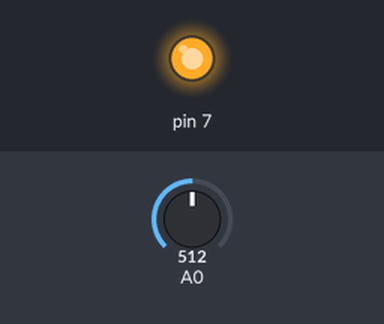
Recording of a sketch running on a simulated Arduino Uno, built with avr-gcc and run on an emulated ATmega328P. Parts: output pins drawn as LEDs (lit = HIGH). Inputs (shaded band) come from the test bench; at power-on: A0 = 512.

Above: at 1.2 s.
1.3 s: A0 set to 139
2.8 s: A0 set to 114
At 4.0 s:
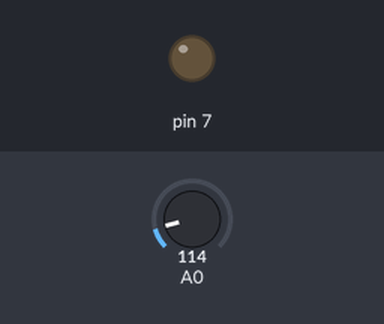
4.3 s: A0 set to 306
At 5.2 s:
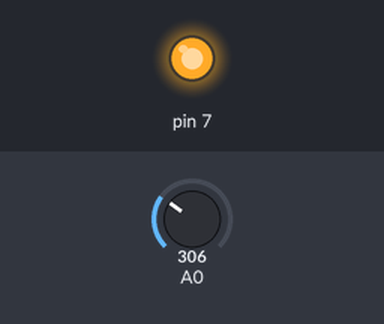
5.8 s: A0 set to 122
At 6.3 s:
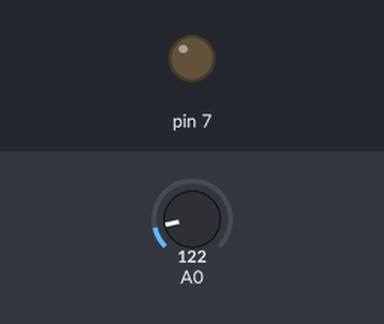
Timing chart, 0 to 8.3 s (numbered marks = the images above; inputs shaded):
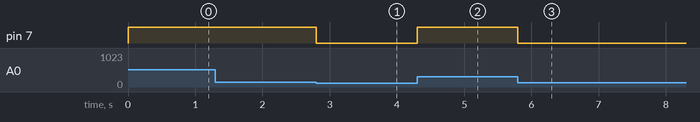

The sketch:

SerialData.ino
```cpp
int val = 0;
void setup()
{
  pinMode(7, OUTPUT);
}

void loop()
{
  val = analogRead(0);
  analogWrite(7,val);
}
```

Measured:
- the behaviour switches between 128 and 127 on A0 (found by bisection; images 0 and 1)
- after the input at 1.3 s, every drawn part: stays the same
- after the input at 2.8 s, pin 7: HIGH → LOW at once
- after the input at 4.3 s, pin 7: LOW → HIGH at once
- after the input at 5.8 s, pin 7: HIGH → LOW at once
